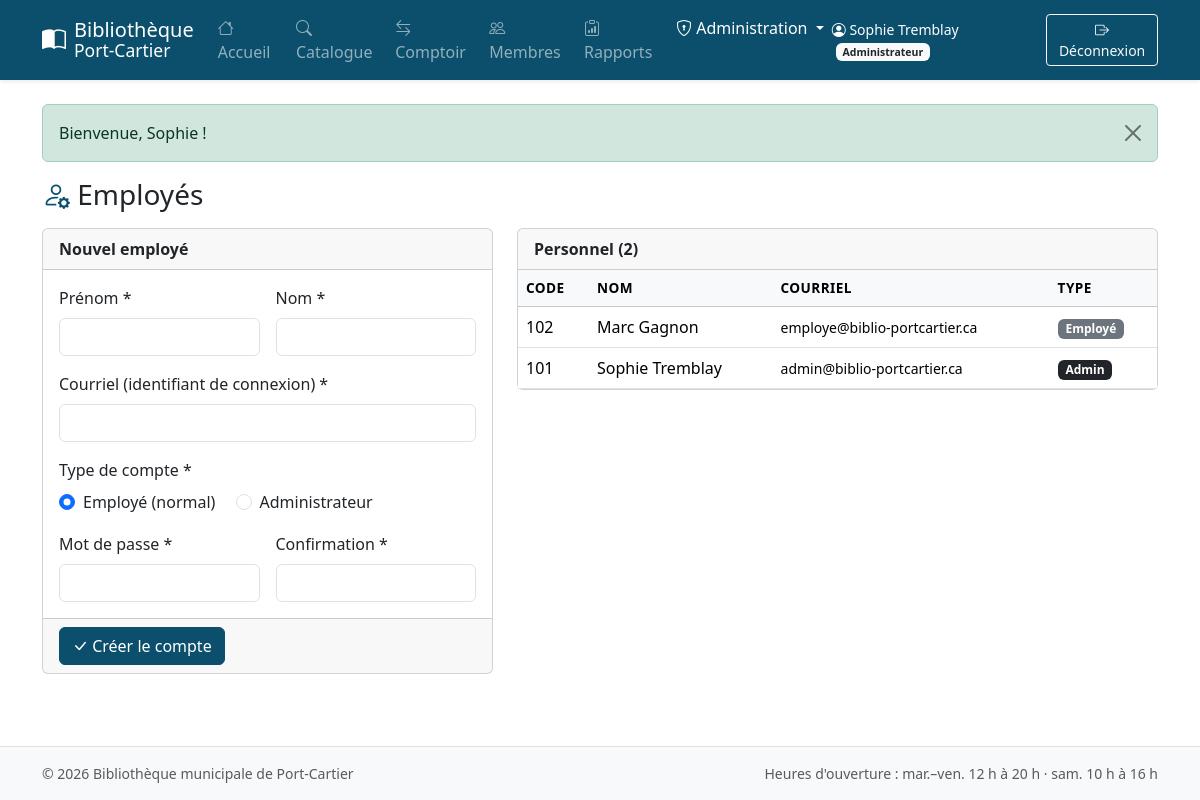
Screenshot of /admin_employe.php (signed in) with the database file from the repository.
### tables this page shows
CREATE TABLE employe (
  code_employe INT AUTO_INCREMENT PRIMARY KEY,
  nom          VARCHAR(60)  NOT NULL,
  prenom       VARCHAR(60)  NOT NULL,
  courriel     VARCHAR(120) NOT NULL UNIQUE,
  mot_de_passe VARCHAR(255) NOT NULL,
  role         ENUM('employe','admin') NOT NULL DEFAULT 'employe',
  date_creation TIMESTAMP   NOT NULL DEFAULT CURRENT_TIMESTAMP
);

### includes/init.php (called while the page is built, shortened)
<?php
require_once __DIR__ . '/db.php';
require_once __DIR__ . '/functions.php';
function utilisateur(): ?array
{
    return $_SESSION['user'] ?? null;
}
function role(): ?string
{
    return $_SESSION['user']['role'] ?? null;
}
function est_personnel(): bool { return in_array(role(), ['employe', 'admin'], true); }
function est_admin(): bool     { return role() === 'admin'; }

### includes/db.php (called while the page is built)
<?php
function db(): PDO
{
    static $pdo = null;
    if ($pdo === null) {
        $dsn = 'mysql:host=' . DB_HOST . ';port=' . DB_PORT . ';dbname=' . DB_NAME . ';charset=utf8mb4';
        try {
            $pdo = new PDO($dsn, DB_USER, DB_PASS, [
                PDO::ATTR_ERRMODE            => PDO::ERRMODE_EXCEPTION,
                PDO::ATTR_DEFAULT_FETCH_MODE => PDO::FETCH_ASSOC,
                PDO::ATTR_EMULATE_PREPARES   => false,
            ]);
        } catch (PDOException $e) {
            error_log('Connexion BD impossible : ' . $e->getMessage());
            http_response_code(500);
            exit('<h1>Service indisponible</h1><p>Impossible de se connecter à la base de données. '
               . 'Vérifiez que MySQL est démarré et que <code>config.php</code> est bien configuré.</p>');
        }
    }
    return $pdo;
}

### includes/functions.php (called while the page is built, shortened)
<?php
function e($valeur): string
{
    return htmlspecialchars((string)($valeur ?? ''), ENT_QUOTES, 'UTF-8');
}
function flashes(): array
{
    $f = $_SESSION['flash'] ?? [];
    return $f;
}

### admin_employe.php (the view, shortened to what this page needs)
<?php
require 'includes/init.php';
$v = ['nom' => '', 'prenom' => '', 'courriel' => '', 'role' => 'employe'];
$employes = db()->query('SELECT * FROM employe ORDER BY role, nom')->fetchAll();
require 'includes/header.php';
?>
<h1 class="h3 mb-3"><i class="bi bi-person-gear text-biblio"></i> Employés</h1>
<div class="row g-4">
  <div class="col-12 col-lg-5">
    <form method="post" class="card needs-validation" novalidate>
      <div class="card-header fw-semibold">Nouvel employé</div>
      <div class="card-body">
        <div class="row g-3">
          <div class="col-sm-6"><label class="form-label" for="prenom">Prénom *</label>
            <input class="form-control" id="prenom" name="prenom" value="<?= e($v['prenom']) ?>" required maxlength="60"></div>
          <div class="col-sm-6"><label class="form-label" for="nom">Nom *</label>
            <input class="form-control" id="nom" name="nom" value="<?= e($v['nom']) ?>" required maxlength="60"></div>
          <div class="col-12"><label class="form-label" for="courriel">Courriel (identifiant de connexion) *</label>
            <input type="email" class="form-control" id="courriel" name="courriel" value="<?= e($v['courriel']) ?>" required maxlength="120"></div>
          <div class="col-12">
            <span class="form-label d-block">Type de compte *</span>
            <div class="form-check form-check-inline">
              <input class="form-check-input" type="radio" name="role" id="role_emp" value="employe" <?= $v['role'] !== 'admin' ? 'checked' : '' ?>>
              <label class="form-check-label" for="role_emp">Employé (normal)</label>
            </div>
            <div class="form-check form-check-inline">
              <input class="form-check-input" type="radio" name="role" id="role_adm" value="admin" <?= $v['role'] === 'admin' ? 'checked' : '' ?>>
              <label class="form-check-label" for="role_adm">Administrateur</label>
            </div>
          </div>
          <div class="col-sm-6"><label class="form-label" for="mot_de_passe">Mot de passe *</label>
            <input type="password" class="form-control" id="mot_de_passe" name="mot_de_passe" required minlength="8" autocomplete="new-password"></div>
          <div class="col-sm-6"><label class="form-label" for="mot_de_passe2">Confirmation *</label>
            <input type="password" class="form-control" id="mot_de_passe2" name="mot_de_passe2" required minlength="8" autocomplete="new-password">
            <div class="invalid-feedback">Les mots de passe doivent être identiques.</div></div>
        </div>
      </div>
      <div class="card-footer"><button class="btn btn-biblio"><i class="bi bi-check-lg"></i> Créer le compte</button></div>
    </form>
  </div>
  <div class="col-12 col-lg-7">
    <div class="card">
      <div class="card-header fw-semibold">Personnel (<?= count($employes) ?>)</div>
      <div class="table-responsive">
        <table class="table mb-0 align-middle">
          <thead class="table-light"><tr><th>Code</th><th>Nom</th><th>Courriel</th><th>Type</th></tr></thead>
          <tbody>
          <?php foreach ($employes as $em): ?>
            <tr>
              <td><?= (int)$em['code_employe'] ?></td>
              <td><?= e($em['prenom'] . ' ' . $em['nom']) ?></td>
              <td class="small"><?= e($em['courriel']) ?></td>
              <td><?= $em['role'] === 'admin' ? '<span class="badge text-bg-dark">Admin</span>' : '<span class="badge text-bg-secondary">Employé</span>' ?></td>
            </tr>
          <?php endforeach; ?>
          </tbody>
        </table>
      </div>
    </div>
  </div>
</div>
<?php require 'includes/footer.php'; ?>

### includes/header.php (shortened to what this page needs)
<?php
$page  = basename($_SERVER['SCRIPT_NAME']);
$u     = utilisateur();
$actif = fn(string ...$p) => in_array($page, $p, true) ? ' active" aria-current="page' : '';
?>
<!doctype html>
<html lang="fr-CA">
<head>
  <link rel="stylesheet" href="assets/vendor/bootstrap/css/bootstrap.min.css">
  <link rel="stylesheet" href="assets/vendor/bootstrap-icons/bootstrap-icons.min.css">
  <link rel="stylesheet" href="assets/css/style.css">
</head>
<body class="d-flex flex-column min-vh-100">
<nav class="navbar navbar-expand-lg navbar-dark bg-biblio shadow-sm d-print-none">
  <div class="container">
    <a class="navbar-brand d-flex align-items-center gap-2" href="index.php">
      <i class="bi bi-book-half fs-4"></i>
      <span class="lh-1">Bibliothèque<br><small class="fw-light">Port-Cartier</small></span>
    </a>
    <div class="collapse navbar-collapse" id="menu">
      <ul class="navbar-nav me-auto">
        <li class="nav-item"><a class="nav-link<?= $actif('index.php') ?>" href="index.php"><i class="bi bi-house"></i> Accueil</a></li>
        <li class="nav-item"><a class="nav-link<?= $actif('recherche.php', 'document.php') ?>" href="recherche.php"><i class="bi bi-search"></i> Catalogue</a></li>
        <?php if (est_personnel()): ?>
          <li class="nav-item"><a class="nav-link<?= $actif('comptoir.php') ?>" href="comptoir.php"><i class="bi bi-arrow-left-right"></i> Comptoir</a></li>
          <li class="nav-item"><a class="nav-link<?= $actif('membres.php', 'membre.php') ?>" href="membres.php"><i class="bi bi-people"></i> Membres</a></li>
          <li class="nav-item"><a class="nav-link<?= $actif('rapports.php') ?>" href="rapports.php"><i class="bi bi-clipboard-data"></i> Rapports</a></li>
        <?php endif; ?>
        <?php if (est_admin()): ?>
          <li class="nav-item dropdown">
            <a class="nav-link dropdown-toggle<?= $actif('admin_membre.php', 'admin_employe.php') ?>" href="#" role="button" data-bs-toggle="dropdown" aria-expanded="false">
              <i class="bi bi-shield-lock"></i> Administration
            </a>
          </li>
        <?php endif; ?>
      </ul>
      <?php if ($u): ?>
        <div class="d-flex align-items-center gap-2 text-white mt-2 mt-lg-0">
          <span class="small">
            <i class="bi bi-person-circle"></i> <?= e($u['prenom'] . ' ' . $u['nom']) ?>
            <span class="badge bg-light text-dark ms-1"><?= e(['membre' => 'Membre', 'employe' => 'Employé', 'admin' => 'Administrateur'][$u['role']]) ?></span>
          </span>
          <a class="btn btn-sm btn-outline-light" href="logout.php"><i class="bi bi-box-arrow-right"></i> Déconnexion</a>
        </div>
      <?php endif; ?>
    </div>
  </div>
</nav>
<main class="container my-4 flex-grow-1">
  <?php foreach (flashes() as $f): ?>
    <div class="alert alert-<?= e($f['type']) ?> alert-dismissible fade show" role="alert">
      <?= nl2br(e($f['msg'])) ?>
      <button type="button" class="btn-close" data-bs-dismiss="alert" aria-label="Fermer"></button>
    </div>
  <?php endforeach; ?>

### assets/css/style.css (style rules this page uses)
:root { --biblio-bleu: #0b4f6c; --biblio-bleu-fonce: #083a50; --biblio-sable: #f5efe6; }
.bg-biblio { background-color: var(--biblio-bleu) !important; }
.text-biblio { color: var(--biblio-bleu) !important; }
.btn-biblio { --bs-btn-bg: var(--biblio-bleu); --bs-btn-border-color: var(--biblio-bleu); --bs-btn-hover-bg: var(--biblio-bleu-fonce); --bs-btn-hover-border-color: var(--biblio-bleu-fonce); --bs-btn-color: #fff; --bs-btn-hover-color: #fff; }
.table thead th { white-space: nowrap; font-size: .85rem; text-transform: uppercase; letter-spacing: .03em; }

### rows the page displays
employe: prenom+nom "Sophie Tremblay", role "Administrateur", code_employe "101", courriel "admin@biblio-portcartier.ca"
employe: code_employe "102", prenom+nom "Marc Gagnon", courriel "employe@biblio-portcartier.ca", role "Employé"

### other values shown
$f['msg'] "Bienvenue, Sophie !"
count($employes) "2"
